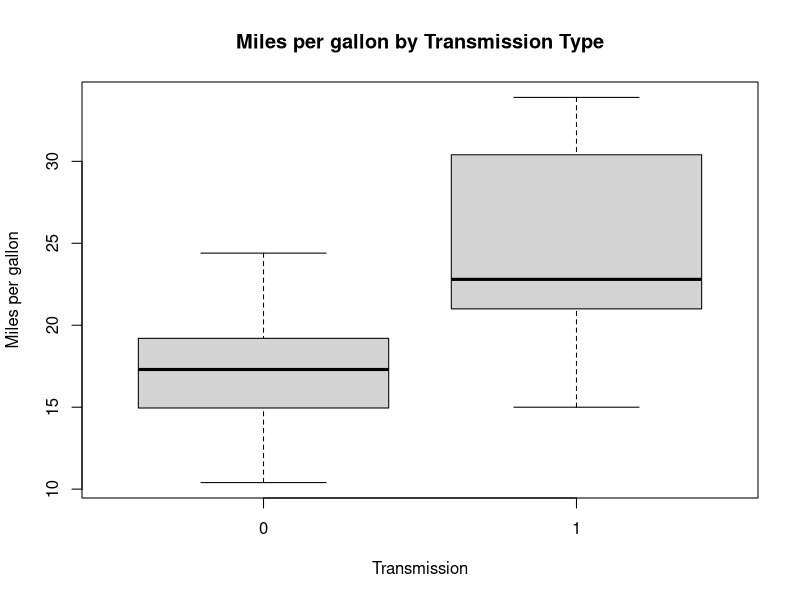
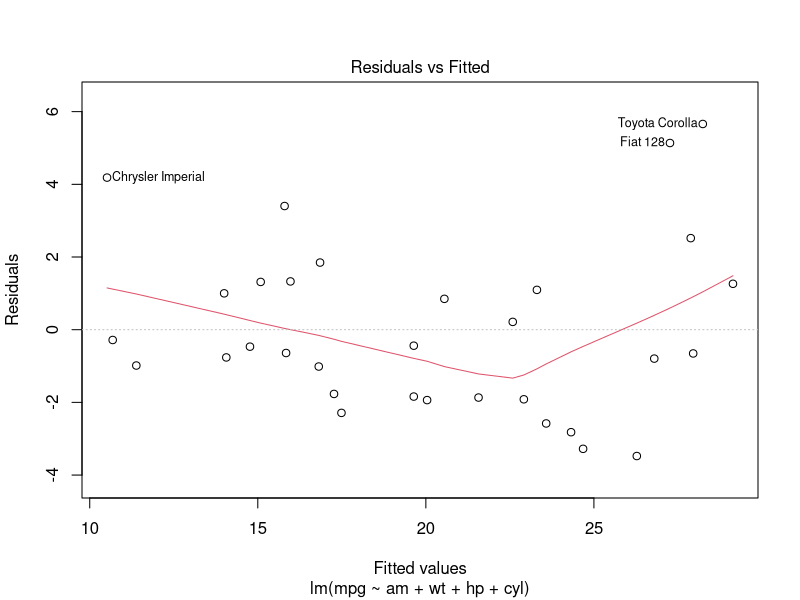
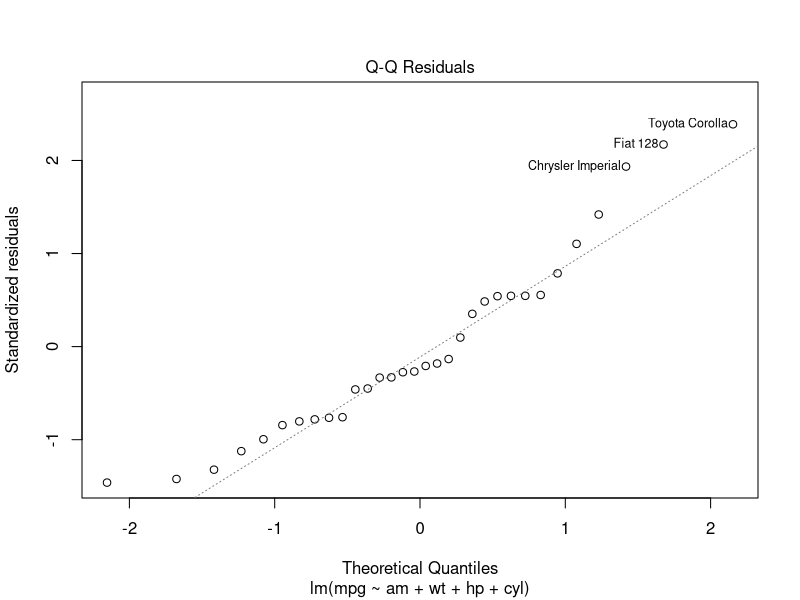
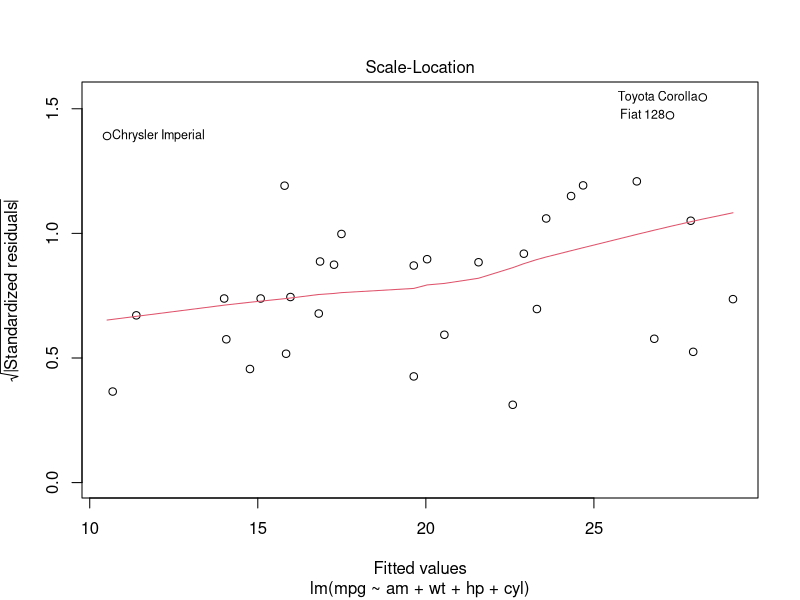
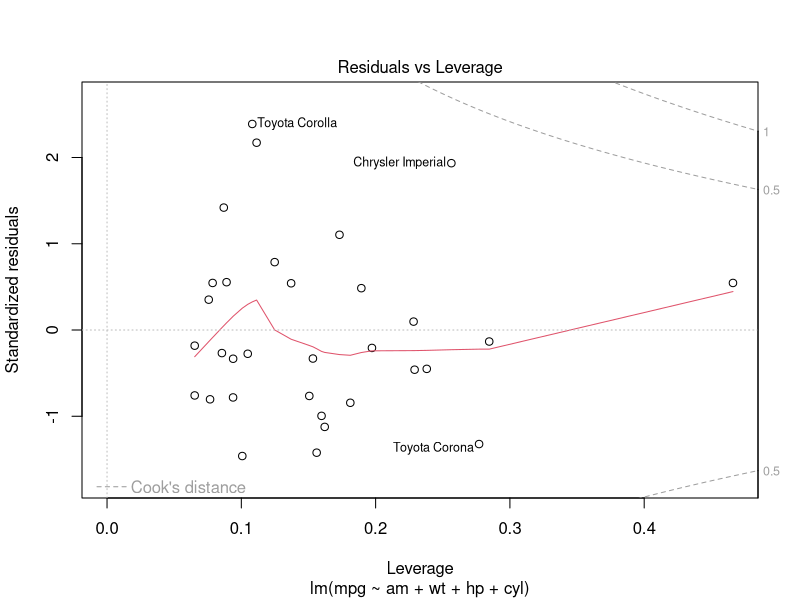

The R script that drew these images, in order:
## ---- chunk 1
library(datasets)
data(mtcars)

boxplot(mpg ~ am, data = mtcars, xlab = "Transmission", ylab = "Miles per gallon", main="Miles per gallon by Transmission Type")

aggregate(mpg~am, data = mtcars, mean)
auto <- mtcars[mtcars$am == 0,]
manual <- mtcars[mtcars$am == 1,]
t.test(auto$mpg, manual$mpg)
m<-lm(mpg~am,data=mtcars)
summary(m)
model <- lm(mpg~am + wt + hp + cyl, data = mtcars)
anova(m,model)
summary(model)
plot(model)
